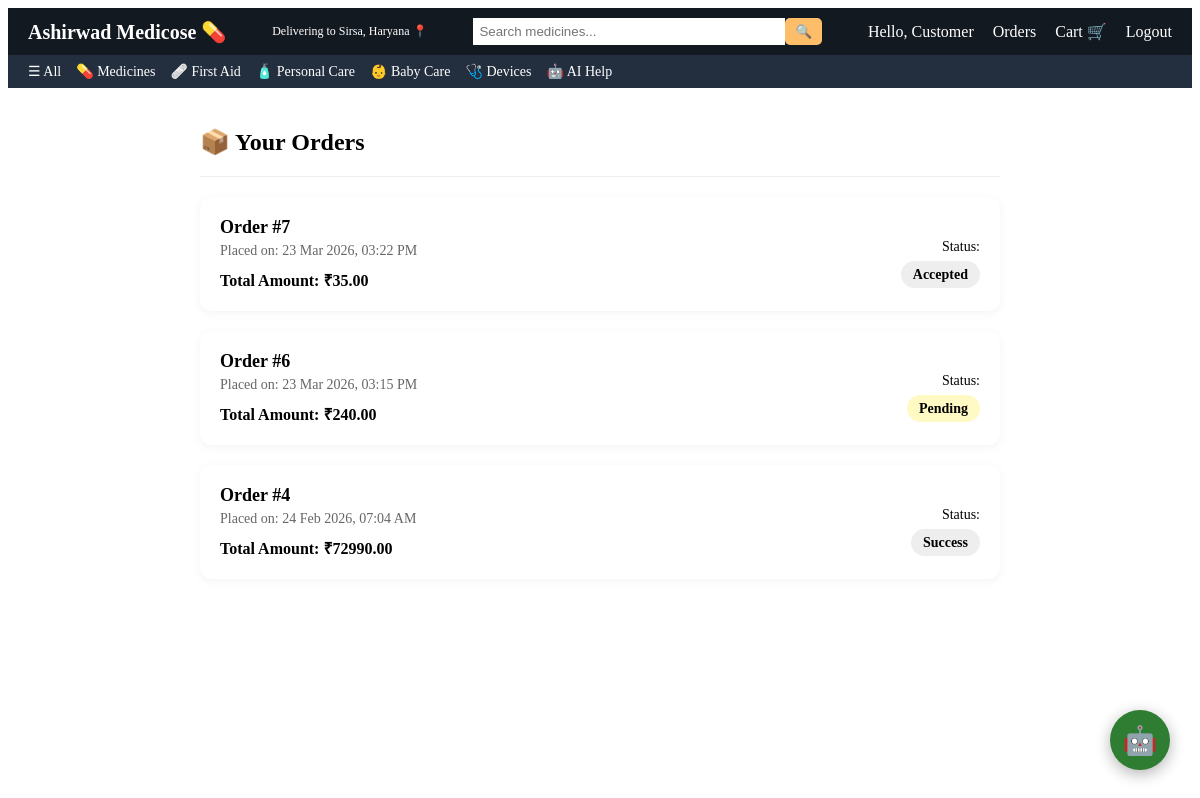
Before: /orders/ (signed in) with the older database file.
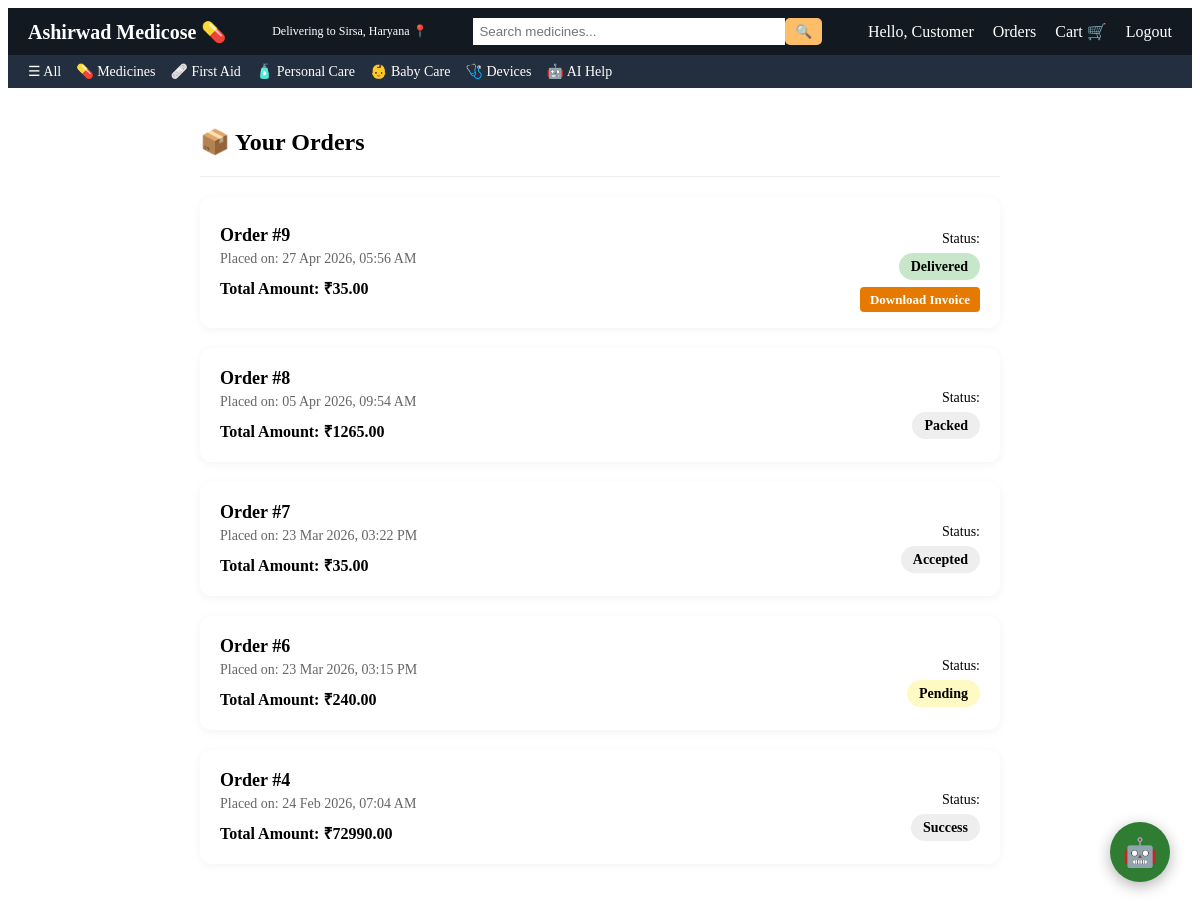
After: the same page with the newer database file.
### store/models.py (models this page shows, shortened)
class Order(models.Model):
    STATUS_CHOICES = [
        ('Pending', 'Pending'),
        ('Accepted', 'Accepted'),
        ('Rejected', 'Rejected'),
        ('Packed', 'Packed'),
        ('Shipped', 'Shipped'),
        ('Delivered', 'Delivered'),
        ('Cancelled', 'Cancelled'),
    ]
    user = models.ForeignKey(User, on_delete=models.CASCADE)
    address = models.TextField()
    mobile = models.CharField(max_length=15)
    total_amount = models.DecimalField(max_digits=10, decimal_places=2)
    status = models.CharField(max_length=20, choices=STATUS_CHOICES, default='Pending')
    created_at = models.DateTimeField(auto_now_add=True)

### store/views.py (the view)
# urls.py: path('orders/', views.orders, name='orders'),
@login_required
def orders(request):
    if request.user.is_staff:
        user_orders = Order.objects.all().order_by('-created_at')
    else:
        user_orders = Order.objects.filter(user=request.user).order_by('-created_at')
    return render(request, 'orders.html', {'orders': user_orders})

### store/templates/orders.html
{% extends "base.html" %}
{% block content %}
<div class="orders-container" style="padding: 20px; max-width: 800px; margin: auto;">
    <h2>📦 Your Orders</h2>
    <hr style="border: 0; border-top: 1px solid #eee; margin-bottom: 20px;">
    {% for order in orders %}
    <div class="order-card" style="background: white; padding: 20px; border-radius: 12px; margin-bottom: 20px; box-shadow: 0 2px 10px rgba(0,0,0,0.05); display: flex; justify-content: space-between; align-items: center;">
        <div class="order-info">
            <h3 style="margin: 0; font-size: 18px;">Order #{{ order.id }}</h3>
            <p style="color: #666; font-size: 14px; margin: 5px 0;">Placed on: {{ order.created_at|date:"d M Y, h:i A" }}</p>
            <p style="font-weight: bold; margin: 10px 0 0 0;">Total Amount: ₹{{ order.total_amount }}</p>
        </div>
        <div class="order-status" style="text-align: right;">
            <p style="margin-bottom: 10px; font-size: 14px;">Status:</p>
            <span class="status-badge" style="padding: 6px 12px; border-radius: 20px; font-size: 14px; font-weight: bold; background: {% if order.status == 'Delivered' %}#c8e6c9{% elif order.status == 'Pending' %}#fff9c4{% elif order.status == 'Rejected' %}#ffcdd2{% elif order.status == 'Shipped' %}#bbdefb{% else %}#eee{% endif %};">
                {{ order.status }}
            </span>
            {% if order.invoice and order.invoice.pdf %}
                <div style="margin-top: 15px;">
                    <a href="{{ order.invoice.pdf.url }}" target="_blank" style="font-size: 13px; text-decoration: none; color: white; background-color: #e67a00; padding: 5px 10px; border-radius: 4px; font-weight: bold;">Download Invoice</a>
                </div>
            {% endif %}
        </div>
    </div>
    {% empty %}
    <div style="text-align: center; padding: 50px;">
        <p style="font-size: 18px; color: #666;">You haven't placed any orders yet.</p>
        <a href="{% url 'products' %}"><button style="margin-top: 20px;">Start Shopping</button></a>
    </div>
    {% endfor %}
</div>
{% endblock %}

Changed rows visible on the page:
added Order: id "9", created_at "27 Apr 2026, 05:56 AM", total_amount "35.00", status "Delivered"
added Order: id "8", created_at "05 Apr 2026, 09:54 AM", total_amount "1265.00", status "Packed"
